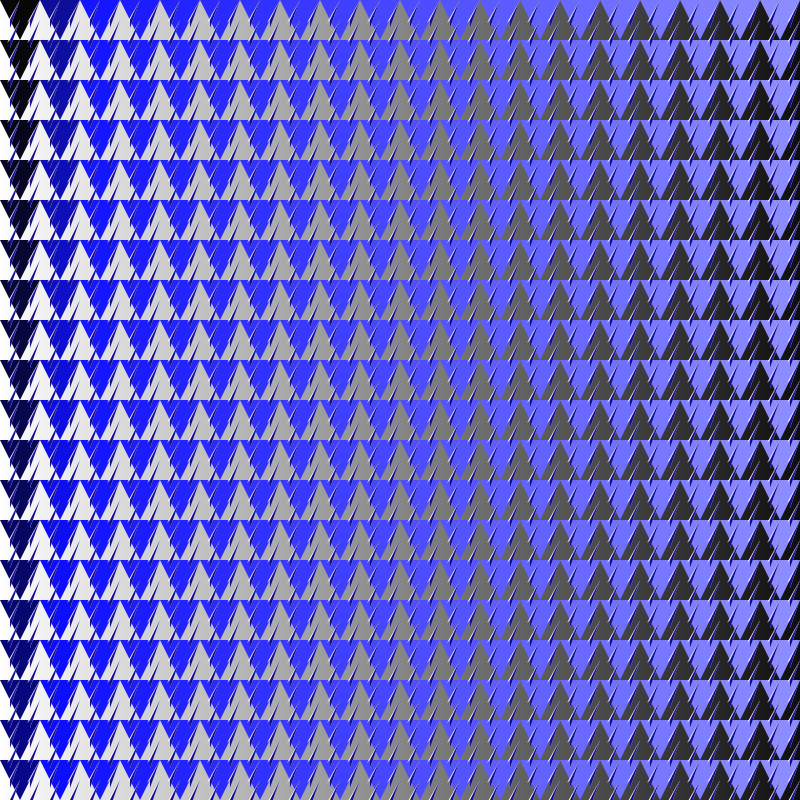
Frame 1 (no input)
Frame 60 (the mouse pressed at the canvas centre just before this capture): identical to frame 1, image omitted
Frame 120 (the mouse held since frame 60 and released just before this capture): identical to frame 1, image omitted

The Processing sketch that drew this single still picture (run headless with seeded random() and noise(); from frame 60 on, the mouse is pressed at the canvas centre):

// Processing sketch: processing_112322
// ── processing_112322.pde

/*
Using other variables in loops.

 We can use the iterator inside the loop for lots of different things.
 In this example, we use x and y to change color.
 
 This sketch references code available in "Form + Code."
 * Form+Code in Design, Art, and Architecture 
 * by Casey Reas, Chandler McWilliams, and LUST
 * Princeton Architectural Press, 2010
 * ISBN 9781568989372
 */

int r = 0;
int g = 0;
int b = 0;

float r2 = 255;
float g2 = 255;
float b2 = 255;

int r3 = 255;
int g3 = 255;
int b3 = 255;

void setup() {
  size( 800, 800 );
  smooth();
  noFill();
}

void draw() {
  //background(203,191,255);

noStroke();
  for (int i = 0; i <= width; i += 1) {
    r2 -= .3;
    g2 -= .3;
    b2 -= .3; 
    fill(r2,g2,b2);
    rect(i,0,1,height);
    
  }
  r2 = 255;
  g2 = 255;
  b2 = 255;

noStroke();
  for (int x = 0; x <= width; x += 40) {
    r += 7;
    g += 7;
    for (int y = 0; y <= height; y+=40) {
      b += 7; 
      fill( r, g, b );
      triangle(x, y, x+40 , y, x+20, y+40);
    }
  }
  
  r = 0;
  g = 0;
  b = 0;
  
  
  
  
  noStroke();
  for (int x = 0; x <= width; x += 20) {
    for (int y = 0; y <= height; y+=20) {
  
      fill( r3, g3, b3 );
      triangle(x +7, y+23, x+20 , y, x+10, y+20);
    }
  }
  
  r3 = 255;
  g3 = 255;
  b3 = 255;
  
  
  
  //dark, small red triangles;
    noStroke();
  for (int x = 0; x <= width; x += 20) {
    for (int y = 0; y <= height; y+=20) {
  
      fill( r3, g3, b3 );
      triangle(x +10, y+28, x+20 , y, x+10, y+20);
    }
  }
  
  r3 = 21;
  g3 = 13;
  b3 = 144;
  
  
  
  
  
  
  //white raindrops
  noStroke();
  for (int x = 0; x <= width; x += 20) {
    for (int y = 0; y <= height; y+=20) {
  
      fill( r3, g3, b3 );
      triangle(x +10, y+28, x+20 , y, x+10, y+20);
    }
  }
  
  r3 = 255;
  g3 = 255;
  b3 = 255;
}
